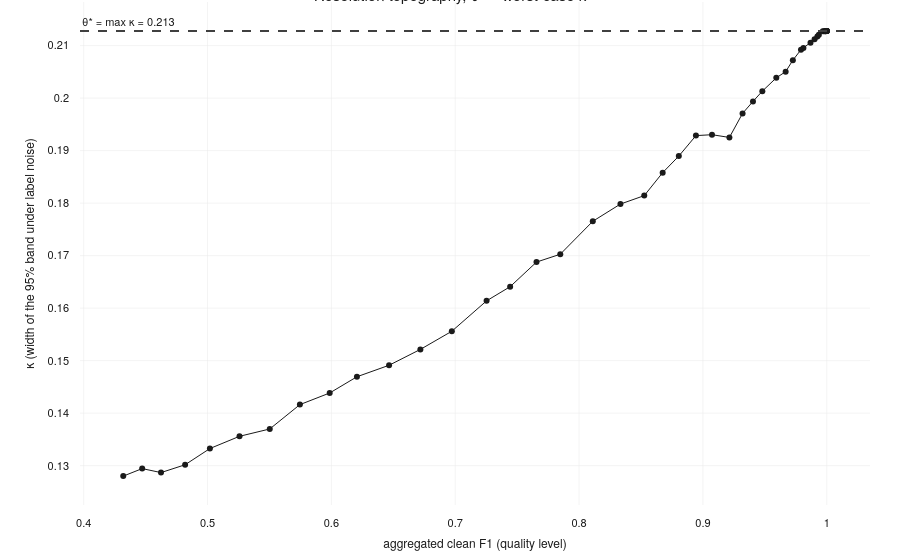

Source (notebook cell):
### Markdown cell above
## Resolution against metric level

The band width plotted against the clean metric value shows where resolution is lost. The dashed line marks the worst case over the whole range.

### Code cell
rng = np.random.default_rng(0)
C = changes(300, rng)
n_max = max(n for p, n in C if len(p) > 0)
mu = np.linspace(0.0, np.sqrt(2 * np.log(n_max)) + 2.5, 50)


level, kappa, theta = theta_star(
    C, mu, metric=f1, alpha=(2, 18), beta=(7, 3), delta=(4, 4), M=500, rng=rng
)

o = np.argsort(level)  # sort by level so the x axis runs monotonically
palette = pio.templates["thesis"].layout.colorway

fig = go.Figure()
fig.add_trace(
    go.Scatter(
        x=level[o],
        y=kappa[o],
        mode="lines+markers",
        name="κ(level)",
        line=dict(color=palette[0]),
        marker=dict(size=6),
    )
)
fig.add_hline(
    y=theta,
    line_dash="dash",
    line_color=palette[3],
    annotation_text=f"θ* = max κ = {theta:.3f}",
    annotation_position="top left",
)
fig.update_layout(
    title="Resolution topography, θ* = worst-case κ",
    xaxis_title="aggregated clean F1 (quality level)",
    yaxis_title="κ (width of the 95% band under label noise)",
    template="thesis",
)
fig.show(config={"toImageButtonOptions": {"format": "svg"}})

### Figure 1 — Plotly figure (JSON) as saved in the notebook; plotly's stock layout.template omitted (floating-point values rounded to 4 significant figures)
{"data": [{"line": {"color": "#1A1A1A"}, "marker": {"size": 6}, "mode": "lines+markers", "name": "κ(level)", "type": "scatter", "x": [0.4319, 0.4472, 0.4624, 0.4819, 0.5019, 0.5258, 0.5502, 0.5746, 0.5986, 0.6206, 0.6466, 0.6719, 0.6973, 0.7253, 0.7443, 0.7656, 0.7848, 0.8111, 0.8334, 0.8526, 0.8675, 0.8806, 0.8944, 0.9073, 0.9214, 0.932, 0.9404, 0.948, 0.9593, 0.9668, 0.9726, 0.9792, 0.9812, 0.9869, 0.9902, 0.9924, 0.9936, 0.9968, 0.9979, 0.999, 0.999, 0.9996, 0.9996, 0.9996, 0.9996, 1.0, 1.0, 1.0, 1.0, 1.0], "y": [0.128, 0.1294, 0.1287, 0.1302, 0.1333, 0.1356, 0.137, 0.1416, 0.1438, 0.1469, 0.1491, 0.1521, 0.1556, 0.1614, 0.1641, 0.1688, 0.1703, 0.1765, 0.1798, 0.1814, 0.1858, 0.189, 0.1929, 0.193, 0.1925, 0.1971, 0.1994, 0.2013, 0.2039, 0.205, 0.2072, 0.2092, 0.2096, 0.2106, 0.2112, 0.2117, 0.2121, 0.2127, 0.2127, 0.2127, 0.2127, 0.2128, 0.2128, 0.2128, 0.2128, 0.2128, 0.2128, 0.2128, 0.2128, 0.2128]}], "layout": {"annotations": [{"showarrow": false, "text": "θ* = max κ = 0.213", "x": 0, "xanchor": "left", "xref": "x domain", "y": 0.2128, "yanchor": "bottom", "yref": "y"}], "shapes": [{"line": {"color": "#404040", "dash": "dash"}, "type": "line", "x0": 0, "x1": 1, "xref": "x domain", "y0": 0.2128, "y1": 0.2128, "yref": "y"}], "title": {"text": "Resolution topography, θ* = worst-case κ"}, "xaxis": {"title": {"text": "aggregated clean F1 (quality level)"}}, "yaxis": {"title": {"text": "κ (width of the 95% band under label noise)"}}}}
